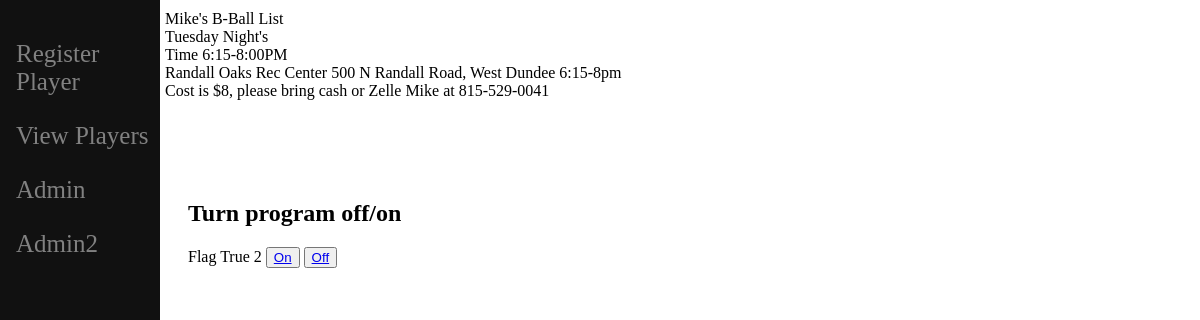
Before: /on_off/ with the older database file.
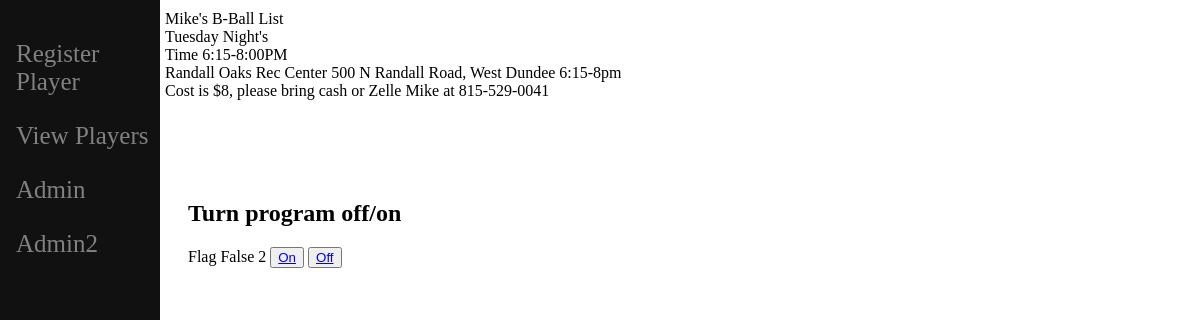
After: the same page with the newer database file.
### b_ball/models.py (models this page shows, shortened)
class TurnOff(models.Model):
    flag = models.CharField(max_length=10, default = False)
    on_off = models.BooleanField(default=False)

### b_ball/views.py (the view)
# urls.py: path('on_off/', views.on_off, name = 'on_off'),
def on_off(request):
    toggle = TurnOff.objects.all()
    return render(request, 'on_off.html', {'toggle': toggle})

### b_ball/templates/on_off.html (shortened to what this page needs)
{% extends 'base.html' %}
{% load static %}
{% block content %}
{% load static %}
<h2> Turn program off/on</h2>
<Div>
            {% for p in toggle %}
                    <tr>
                        <td style="padding:10px;">{{p.flag}}</td>
                        <td style="padding:10px;">{{p.on_off}}</td>
                        <td style="padding:10px;">{{p.id}}</td>
                        <td style="padding:10px;"><button type="button"><a href= "change_status/{{p.id}}">On</a></button></td>
                        <td style="padding:10px;"><button type="button"><a href= "turn_status_off/{{p.id}}">Off</a></button></td>
                    </tr>
            {% endfor %}
</Div>
{% endblock %}

Changed rows visible on the page:
changed TurnOff "Flag": on_off "True" → "False"
